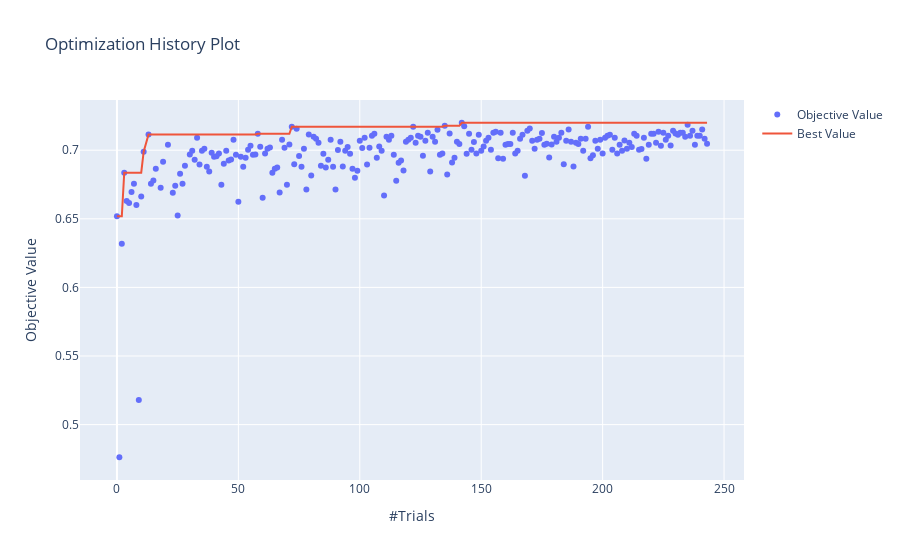

Source (notebook cell):
### Code cell
model.plot_opt_history()

### Figure 1 — Plotly figure (JSON) as saved in the notebook; plotly's stock layout.template omitted (floating-point values rounded to 4 significant figures; data arrays with more than 128 entries replaced by an {"elided": "..."} marker saying what was removed)
{"data": [{"mode": "markers", "name": "Objective Value", "type": "scatter", "x": {"elided": "239 int values"}, "y": {"elided": "239 float values"}}, {"name": "Best Value", "type": "scatter", "x": {"elided": "239 int values"}, "y": {"elided": "239 float values"}}], "layout": {"title": {"text": "Optimization History Plot"}, "xaxis": {"title": {"text": "#Trials"}}, "yaxis": {"title": {"text": "Objective Value"}}}}
